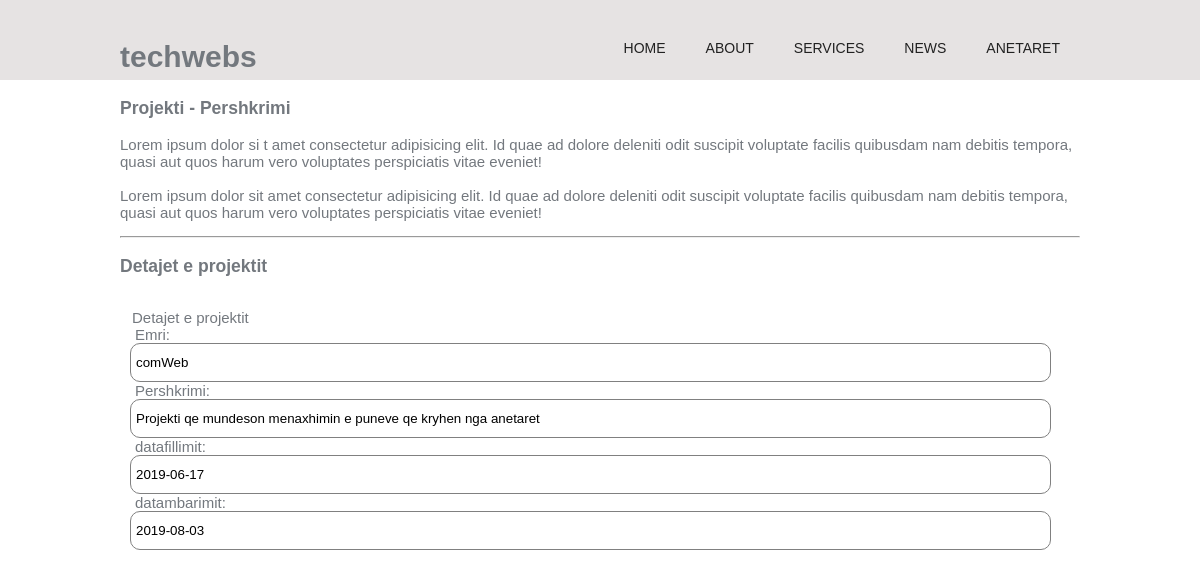
/antaret/shiko_projekt.php?pid=1, run on the app's committed database.
### tables this page shows
CREATE TABLE `projektet` (
  `projektiid` int(11) NOT NULL,
  `emri` varchar(50) NOT NULL,
  `pershkrimi` text DEFAULT NULL,
  `datafillimit` date NOT NULL,
  `datambarimit` date NOT NULL
);

### inc/funk.php (called while the page is built, shortened)
<?php
global $dbconn;
function merrProjektId($pid){
    global $dbconn;
    $sql="SELECT * FROM projektet WHERE projektiid=$pid";
    $result=mysqli_query($dbconn,$sql);
    if($result){
        return mysqli_fetch_assoc($result);
    }else{
        die("Nuk arrita te marr punet!". mysqli_error($dbconn));
    }
}
?>

### antaret/shiko_projekt.php (the view)
<?php include_once "../inc/header1.php";?>
    <main class="container page">
        <section id="content">
            <h3>Projekti - Pershkrimi</h3>
            <p>
                Lorem ipsum dolor si t amet consectetur adipisicing elit. Id quae ad dolore deleniti odit suscipit voluptate facilis quibusdam nam debitis tempora, quasi aut quos harum vero voluptates perspiciatis vitae eveniet!
                <br><br>
                Lorem ipsum dolor sit amet consectetur adipisicing elit. Id quae ad dolore deleniti odit suscipit voluptate facilis quibusdam nam debitis tempora, quasi aut quos harum vero voluptates perspiciatis vitae eveniet!
            </p>
            <hr>
            <h3>Detajet e projektit</h3>
            <?php
                if($_GET['pid']){
                    $pid=$_GET['pid'];
                    $projekti=merrProjektId($pid);
                    $emri=$projekti['emri'];
                    $pershkrimi=$projekti['pershkrimi'];
                    $datafillimit=$projekti['datafillimit'];
                    $datambarimit=$projekti['datambarimit'];
                }
            ?>
          <form method="POST" action="" id="register">
                <legend>Detajet e projektit</legend>
                <label for="emri">Emri: </label>
                <input type="text" name="emri" value="<?php if(!empty($emri)) echo $emri; ?>" readonly>
                <label for="mbiemri">Pershkrimi: </label>
                <input type="text" name="pershkrimi" value="<?php if(!empty($pershkrimi)) echo $pershkrimi; ?>" readonly>
                <label for="datafillimit">datafillimit: </label>
                <input type="text" name="datafillimit" value="<?php if(!empty($datafillimit)) echo $datafillimit; ?>" readonly>
                <label for="datambarimit">datambarimit: </label>
                <input type="text" name="datambarimit" value="<?php if(!empty($datambarimit)) echo $datambarimit; ?>" readonly>
            </form>
        </section>

### styleee.css (style rules this page uses)
body { font-family: 'Trebuchet MS', 'Lucida Sans Unicode', 'Lucida Grande', 'Lucida Sans', Arial, sans-serif; font-size: 15px; color: #73787e; background-color: #f9f8f6; margin: 0;padding: 0; }
.container { width: 80%; background-color: #fff; margin: 0 auto; }
#login,#register { float: left; margin: 15px 10px; width: 95%; }
#login input[type="email"],#login input[type="password"],#login input[type="submit"],#login input[type="number"],#login label, #register input[type="email"],#register input[type="text"],#register select,#register textarea ,#register input[type="date"],#register input[type="number"] ,#register input[type="password"],#register input[type="submit"],#register label { height:35px; width: 100%; border-radius:10px; padding-left:5px; border:1px solid gray; }
#login label,#register label { border: none; margin-top:10px; }

### home.css (style rules this page uses)
body { font-family: 'Ubuntu', sans-serif; margin: 0; background-color:rgb(255, 255, 255); }
.container { width: 80%; margin: 0 auto; overflow:hidden; }
.container { overflow:visible; }

### data on the page
projektet: emri "comWeb", pershkrimi "Projekti qe mundeson menaxhimin e puneve qe kryhen nga anetaret", datafillimit "2019-06-17", datambarimit "2019-08-03"
